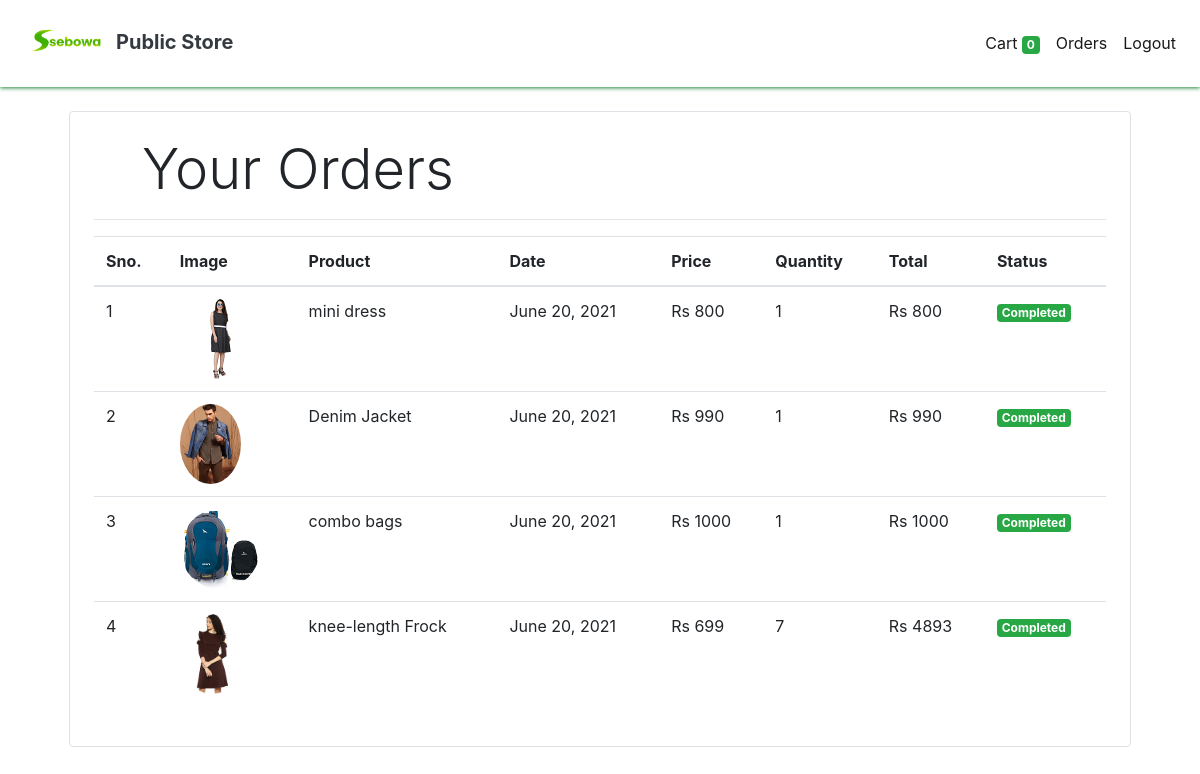
The app's page /orders (signed in), older data.
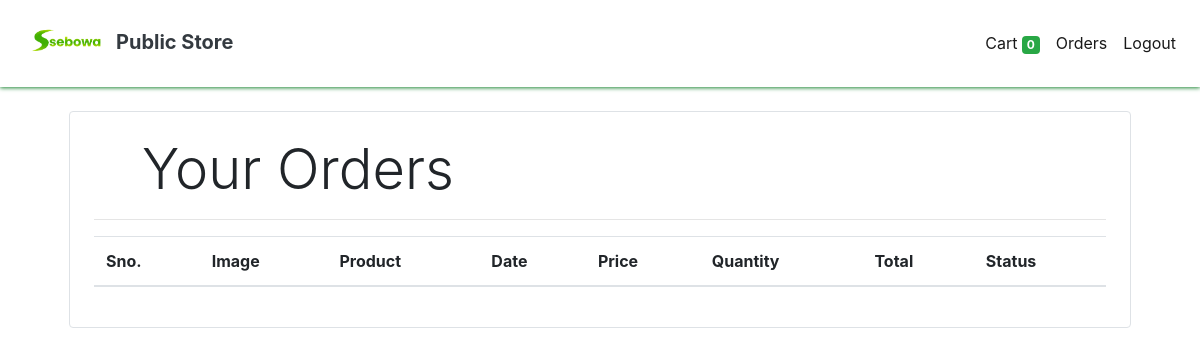
The same page, newer data.
### store/models/orders.py (models this page shows, shortened)
class Order(models.Model):
    product = models.ForeignKey(Products,
                                on_delete=models.CASCADE)
    customer = models.ForeignKey(Customer,
                                 on_delete=models.CASCADE)
    quantity = models.IntegerField(default=1)
    price = models.IntegerField()
    address = models.CharField (max_length=50, default='', blank=True)
    phone = models.CharField (max_length=50, default='', blank=True)
    date = models.DateField (default=datetime.datetime.today)
    status = models.BooleanField (default=False)
    @staticmethod
    def get_orders_by_customer(customer_id):
        return Order.objects.filter(customer=customer_id).order_by('-date')

### store/models/product.py (models this page shows, shortened)
class Products(models.Model):
    name = models.CharField(max_length=60)
    price= models.IntegerField(default=0)
    category= models.ForeignKey(Category,on_delete=models.CASCADE,default=1 )
    description= models.CharField(max_length=250, default='', blank=True, null= True)
    image= models.ImageField(upload_to='uploads/products/')

### store/middlewares/auth.py (the view)
    def middleware(request):
        print(request.session.get('customer'))
        returnUrl = request.META['PATH_INFO']
        print(request.META['PATH_INFO'])
        if not request.session.get('customer'):
           return redirect(f'login?return_url={returnUrl}')
        response = get_response(request)
        return response

### store/templatetags/custom_filter.py (called while the page is built)
@register.filter(name='currency')
def currency(number):
    return "Rs "+str(number)

@register.filter(name='multiply')
def multiply(number , number1):
    return number * number1

### store/views/orders.py (called while the page is built)
    def get(self , request ):
        customer = request.session.get('customer')
        orders = Order.get_orders_by_customer(customer)
        print(orders)
        return render(request , 'orders.html'  , {'orders' : orders})

### store/templates/orders.html
{% extends 'base.html' %}
{% block content %}
{% load cart %}
{% load custom_filter %}
<div class="container">
  <div class="border rounded p-4 m-4">
    <p class="display-4 pl-4 ml-4">Your Orders</p>
    <hr />
    <table class="table">
      <thead>
        <tr>
          <th>Sno.</th>
          <th>Image</th>
          <th>Product</th>
          <th>Date</th>
          <th>Price</th>
          <th>Quantity</th>
          <th>Total</th>
          <th>Status</th>
        </tr>
      </thead>
      <tbody>
        {% for order in orders %}
        <tr>
          <td>{{forloop.counter}}</td>
          <td>
            <img
              style="height: 80px"
              class="rounded-circle"
              src="{{order.product.image.url}}"
              alt=""
            />
          </td>
          <td>{{order.product.name}}</td>
          <td>{{order.date}}</td>
          <td>{{order.price|currency}}</td>
          <td>{{order.quantity}}</td>
          <td>{{order.quantity|multiply:order.price|currency}}</td>
          {% if order.status %}
          <td><small class="badge badge-success">Completed</small></td>
          {%else%}
          <td><small class="badge badge-warning">Pending</small></td>
          {% endif %}
        </tr>
        {% endfor %}
      </tbody>
    </table>
  </div>
</div>
{% endblock %}

Row changes from the older to the newer data that the page shows:
removed Order: product.image (picture), product.name "mini dress", date "June 20, 2021", price "Rs 800", quantity "1", quantity|multiply "Rs 800", status "Completed"
removed Order: product.image (picture), product.name "Denim Jacket", date "June 20, 2021", price "Rs 990", quantity "1", quantity|multiply "Rs 990", status "Completed"
removed Order: product.image (picture), product.name "combo bags", date "June 20, 2021", price "Rs 1000", quantity "1", quantity|multiply "Rs 1000", status "Completed"
removed Order: product.image (picture), product.name "knee-length Frock", date "June 20, 2021", price "Rs 699", quantity "7", quantity|multiply "Rs 4893", status "Completed"
